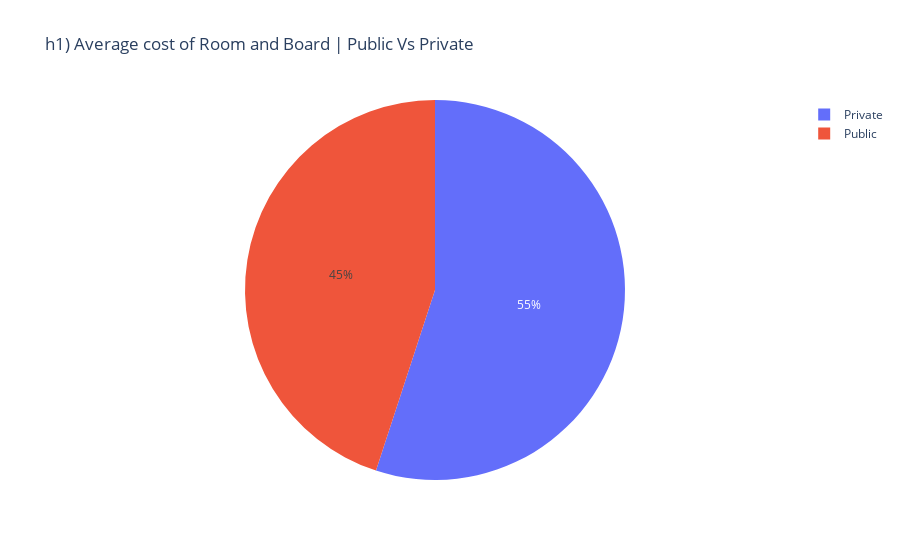

The notebook cell saved with this chart:
### Markdown cell above
*h1) Room and Board*\
I want to examine if students at private schools pay more for\
room and board then the students attending non-private schools.\
This, I believe, could be determined by using the humble pie chart\
to plot the mean cost for each of the two groups.

### Code cell
# h1) 
import plotly_express as px
total = college["Room.Board"].mean()

fig = px.pie(
    values=college.groupby("Private")["Room.Board"].mean().round(),
    title="h1) Average cost of Room and Board | Public Vs Private", 
    names=["Public","Private"],
    )

fig.show()

### Figure 1 — Plotly figure (JSON) as saved in the notebook; plotly's stock layout.template omitted (floating-point values rounded to 4 significant figures)
{"data": [{"domain": {"x": [0, 1], "y": [0, 1]}, "hovertemplate": "label=%{label}<br>value=%{value}<extra></extra>", "labels": ["Public", "Private"], "legendgroup": "", "name": "", "showlegend": true, "type": "pie", "values": [3748, 4586]}], "layout": {"legend": {"tracegroupgap": 0}, "title": {"text": "h1) Average cost of Room and Board | Public Vs Private"}}}
